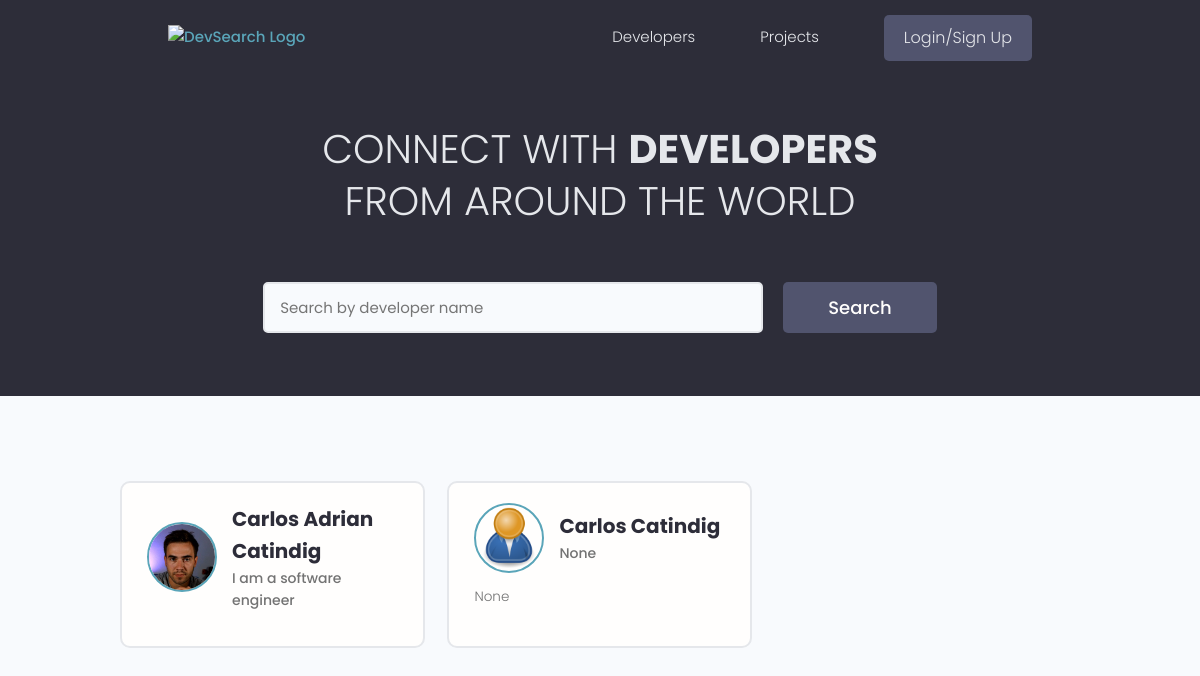
The app's page /, older data.
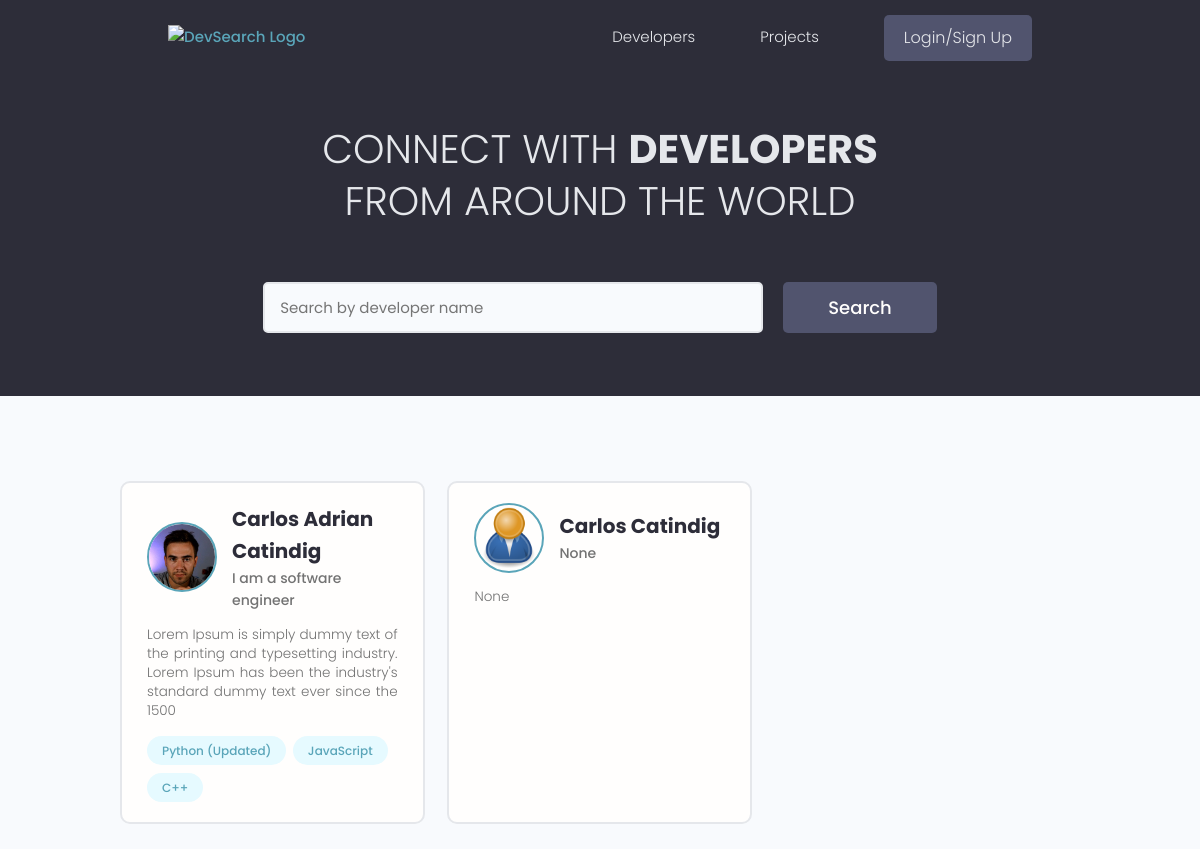
The same page, newer data.
### users/models.py (models this page shows, shortened)
class Profile(models.Model):
    user = models.OneToOneField(User, on_delete=models.CASCADE, null=True, blank=True)
    slug = models.SlugField(null=True, blank=True)
    first_name = models.CharField(max_length=255, null=True, blank=True)
    last_name = models.CharField(max_length=255, null=True, blank=True)
    email = models.EmailField(max_length=320, null=True, blank=True)
    username = models.CharField(max_length=255, null=True, blank=True)
    location = models.CharField(max_length=255, null=True, blank=True)
    short_intro = models.CharField(max_length=255, null=True, blank=True)
    bio = models.TextField(null=True, blank=True)
    profile_image = models.ImageField(null=True, blank=True, upload_to='profiles/', default='profiles/user-default.png')
    social_github = models.CharField(max_length=2048, null=True, blank=True)
    social_twitter = models.CharField(max_length=2048, null=True, blank=True)
    social_linkedin = models.CharField(max_length=2048, null=True, blank=True)
    social_youtube = models.CharField(max_length=2048, null=True, blank=True)
    social_website = models.CharField(max_length=2048, null=True, blank=True)
    created = models.DateTimeField(auto_now_add=True)
    id = models.UUIDField(default=uuid.uuid4, primary_key=True, unique=True, editable=False)
    class Meta:
        verbose_name_plural = 'Profiles'
    def get_absolute_url(self):
        return reverse("user-profile", args=[self.slug])
    @property
    def image_url(self):
        try:
            url = self.profile_image.url
        except:
            url = ''
        return url
    @property
    def get_name(self):
        return f"{self.first_name} {self.last_name}"

class Skill(models.Model):
    owner = models.ForeignKey(Profile, null=True, blank=True, on_delete=models.CASCADE)
    name = models.CharField(max_length=255, null=True, blank=True)
    description = models.TextField(null=True, blank=True)
    created = models.DateTimeField(auto_now_add=True)
    id = models.UUIDField(default=uuid.uuid4, unique=True, primary_key=True, editable=False)
    class Meta:
        verbose_name_plural = 'Skills'
    def __str__(self):
        return self.name

### users/views.py (the view)
# urls.py: path("", views.index, name="projects"),
def index(request):
    profiles = Profile.objects.all()
    context = {"profiles":profiles}
    return render(request, "users/index.html", context)

### users/templates/users/index.html (shortened to what this page needs)
{% extends 'main.html' %}
{% block content %}
<main class="home">
    <section class="hero-section text-center">
        <div class="container container--narrow">
            <div class="hero-section__box">
                <h2>CONNECT WITH <span>DEVELOPERS</span></h2>
                <h2>FROM AROUND THE WORLD</h2>
            </div>
            <div class="hero-section__search">
                <form class="form" action="#" method="get">
                    <div class="form__field">
                        <input class="input input--text" id="formInput#search" type="text" name="text"
                            placeholder="Search by developer name" />
                    </div>
                    <input class="btn btn--sub btn--lg" type="submit" value="Search" />
                </form>
            </div>
        </div>
    </section>
    <section class="devlist">
        <div class="container">
            <div class="grid grid--three">
                {% for profile in profiles %}
                <div class="column card">
                    <div class="dev">
                        <a href="{{profile.get_absolute_url}}" class="card__body">
                            <div class="dev__profile">
                                <img class="avatar avatar--md" src="{{ profile.image_url }}"
                                    alt="image" />
                                <div class="dev__meta">
                                    <h3>{{ profile.get_name|title }}</h3>
                                    <h5>{{ profile.short_intro|slice:"60" }}</h5>
                                </div>
                            </div>
                            <p class="dev__info">
                               {{ profile.bio|slice:"150" }}
                            </p>
                            <div class="dev__skills">
                                {% for skill in profile.skill_set.all|slice:"5"  %}
                                <span class="tag tag--pill tag--main">
                                    <small>{{skill}}</small>
                                </span>
                                {% endfor %}
                            </div>
                        </a>
                    </div>
                </div>
                {% endfor %}
            </div>
        </div>
    </section>
</main>
{% endblock content %}

Row changes from the older to the newer data that the page shows:
changed Profile "Carlos Adrian Catindig": bio (not shown) → "Lorem Ipsum is simply dummy text of the printing and typesetting industry. Lorem Ipsum has been the industry's standard dummy text ever since the 1500"
added Skill: name "Python (Updated)", shown under Profile "Carlos Adrian Catindig"
added Skill: name "JavaScript", shown under Profile "Carlos Adrian Catindig"
added Skill: name "C++", shown under Profile "Carlos Adrian Catindig"
